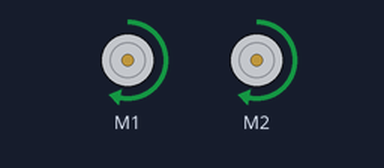
Bench run of a sketch on a simulated Arduino Uno, built with avr-gcc and run on an emulated ATmega328P. Shown: 2 × DC motor (green arrow = forward, orange = backward, longer = faster).

Above: at 1.0 s.
At 3.0 s:
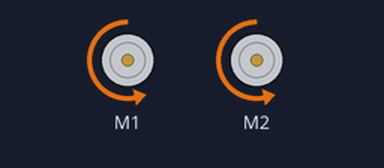
At 5.0 s:
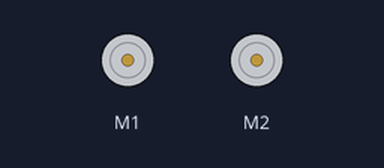
Timing chart, 0 to 7.8 s (numbered marks = the images above):
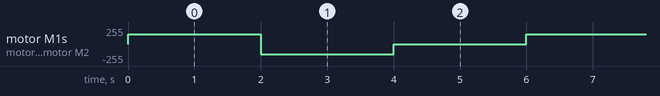

Measured:
- by itself, motor M1, motor M2: repeats every 6.0 s: backward 150/255 2.0 s, stopped 2.0 s, forward 150/255 2.0 s

The sketch:

sketch_mar2b.ino
```cpp
#include <Wire.h>
#include <Adafruit_MotorShield.h>
#include "utility/Adafruit_MS_PWMServoDriver.h"

Adafruit_MotorShield AFMS = Adafruit_MotorShield();

Adafruit_DCMotor *rightMotor = AFMS.getMotor(1);
Adafruit_DCMotor *leftMotor = AFMS.getMotor(2);


void setup() {
  AFMS.begin();


}

void loop() {
  // run motors forward
  rightMotor->setSpeed(150); // you can set speed from 0(stopped) to 255(max)
  rightMotor->run(FORWARD);
  leftMotor->setSpeed(150);
  leftMotor->run(FORWARD);
  delay(2000);

  // run motors backward
  rightMotor->setSpeed(150);
  rightMotor->run(BACKWARD);
  leftMotor->setSpeed(150);
  leftMotor->run(BACKWARD);
  delay(2000);

  rightMotor->run(RELEASE);
  leftMotor->run(RELEASE);
  delay(2000);
}
```
